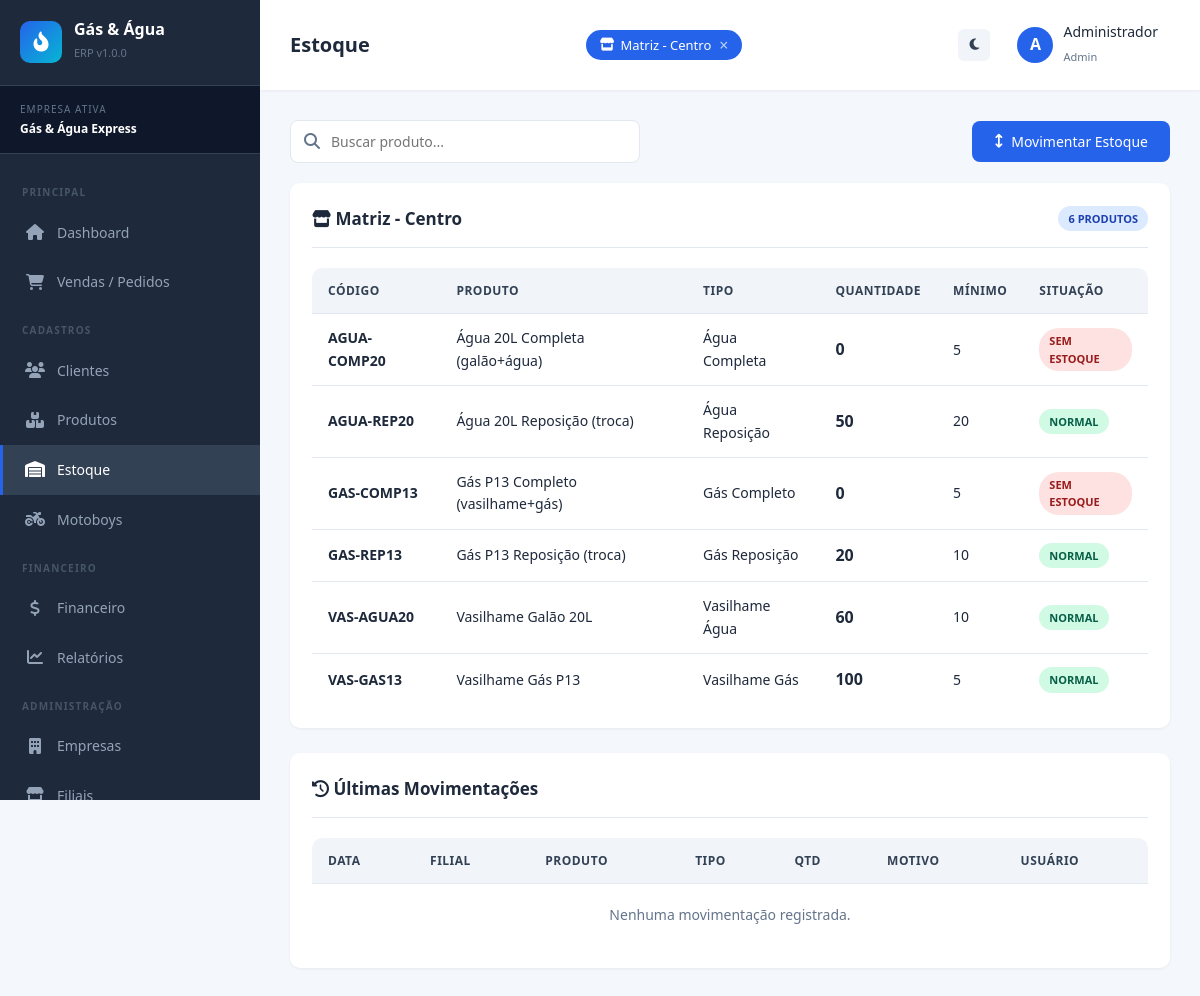
Page /pages/estoque.php (signed in) on the committed database.
### tables this page shows
CREATE TABLE IF NOT EXISTS empresas (
    id INT AUTO_INCREMENT PRIMARY KEY,
    nome VARCHAR(150) NOT NULL,
    cnpj VARCHAR(20) UNIQUE NOT NULL,
    endereco VARCHAR(255),
    telefone VARCHAR(20),
    email VARCHAR(100),
    logo VARCHAR(255) DEFAULT 'default-logo.png',
    cor_primaria VARCHAR(7) DEFAULT '#2563eb',
    status ENUM('ativo','inativo') DEFAULT 'ativo',
    criado_em TIMESTAMP DEFAULT CURRENT_TIMESTAMP
);

CREATE TABLE IF NOT EXISTS filiais (
    id INT AUTO_INCREMENT PRIMARY KEY,
    empresa_id INT NOT NULL,
    nome VARCHAR(150) NOT NULL,
    endereco VARCHAR(255),
    telefone VARCHAR(20),
    responsavel VARCHAR(150),
    status ENUM('ativo','inativo') DEFAULT 'ativo',
    criado_em TIMESTAMP DEFAULT CURRENT_TIMESTAMP,
    FOREIGN KEY (empresa_id) REFERENCES empresas(id) ON DELETE CASCADE
);

CREATE TABLE IF NOT EXISTS produtos (
    id INT AUTO_INCREMENT PRIMARY KEY,
    empresa_id INT NOT NULL,
    filial_id INT NOT NULL,
    codigo VARCHAR(50) NOT NULL,
    nome VARCHAR(150) NOT NULL,
    tipo ENUM('vasilhame_gas','vasilhame_agua','gas_reposicao','gas_completo','agua_reposicao','agua_completa','outro') NOT NULL,
    vasilhame_id INT DEFAULT NULL COMMENT 'Para reposição/completo: aponta para o vasilhame vinculado',
    preco_compra DECIMAL(10,2) DEFAULT 0,
    preco_venda DECIMAL(10,2) NOT NULL,
    unidade VARCHAR(20) DEFAULT 'UN',
    estoque_minimo INT DEFAULT 5,
    descricao TEXT,
    imagem VARCHAR(255) DEFAULT 'default-product.png',
    status ENUM('ativo','inativo') DEFAULT 'ativo',
    criado_em TIMESTAMP DEFAULT CURRENT_TIMESTAMP,
    FOREIGN KEY (empresa_id) REFERENCES empresas(id) ON DELETE CASCADE,
    FOREIGN KEY (filial_id) REFERENCES filiais(id) ON DELETE CASCADE,
    FOREIGN KEY (vasilhame_id) REFERENCES produtos(id) ON DELETE SET NULL
);

### includes/funcoes.php (called while the page is built, shortened)
<?php
function escapar($valor) {
    return htmlspecialchars($valor ?? '', ENT_QUOTES, 'UTF-8');
}
function tipoProdutoNome($tipo) {
    $tipos = [
        'vasilhame_gas'   => 'Vasilhame Gás',
        'vasilhame_agua'  => 'Vasilhame Água',
        'gas_reposicao'   => 'Gás Reposição',
        'gas_completo'    => 'Gás Completo',
        'agua_reposicao'  => 'Água Reposição',
        'agua_completa'   => 'Água Completa',
        'outro'           => 'Outro'
    ];
    return $tipos[$tipo] ?? $tipo;
}
function empresaAtiva() {
    return $_SESSION['empresa_id'] ?? null;
}
function filiaisAtivas() {
    if (!empty($_SESSION['filiais_ativas']) && is_array($_SESSION['filiais_ativas'])) {
        return $_SESSION['filiais_ativas'];
    }
    $f = $_SESSION['filial_id'] ?? null;
    return $f ? [$f] : [];
}

### pages/estoque.php (the view, shortened to what this page needs)
<?php
$titulo_pagina = "Estoque";
$menu_ativo = "estoque";
require_once '../includes/header.php';
$empresa_id = empresaAtiva();
$filiais_ativas_ids = filiaisAtivas();
$ids_str = implode(',', array_map('intval', $filiais_ativas_ids));
$sql_estoque = "
    SELECT p.id as produto_id, p.codigo, p.nome, p.tipo, p.estoque_minimo,
           COALESCE(e.quantidade, 0) as quantidade, p.filial_id, fil.nome as filial_nome
    FROM produtos p
    JOIN filiais fil ON fil.id = p.filial_id
    LEFT JOIN estoque e ON e.produto_id = p.id AND e.filial_id = p.filial_id
    WHERE p.empresa_id = {$empresa_id} AND p.status = 'ativo'
      AND p.filial_id IN ({$ids_str})
    ORDER BY fil.nome, p.nome
";
$estoque_result = $conn->query($sql_estoque);
$estoque_por_filial = [];
while ($row = $estoque_result->fetch_assoc()) {
    $fid = $row['filial_id'] ?? 0;
    if ($fid > 0) {
        $estoque_por_filial[$fid]['nome'] = $row['filial_nome'];
        $estoque_por_filial[$fid]['itens'][] = $row;
    }
}
$sql_hist = "
    SELECT me.*, p.nome as produto_nome, fil.nome as filial_nome, u.nome as usuario_nome
    FROM movimentacao_estoque me
    JOIN produtos p ON p.id = me.produto_id
    JOIN filiais fil ON fil.id = me.filial_id
    LEFT JOIN usuarios u ON u.id = me.usuario_id
    WHERE me.filial_id IN ({$ids_str})
    ORDER BY me.criado_em DESC
    LIMIT 50
";
$historico = $conn->query($sql_hist);
?>
<div class="toolbar">
    <div class="toolbar-search">
        <i class="fas fa-search"></i>
        <input type="text" id="busca" placeholder="Buscar produto..." class="form-control">
    </div>
    <button class="btn btn-primary" onclick="openModal('modalMovimentar')">
        <i class="fas fa-arrows-up-down"></i> Movimentar Estoque
    </button>
</div>
<?php foreach ($estoque_por_filial as $fid => $dados): ?>
<div class="card" style="margin-bottom: 20px;">
    <div class="card-header">
        <h3 class="card-title"><i class="fas fa-store"></i> <?= escapar($dados['nome']) ?></h3>
        <span class="badge badge-info"><?= count($dados['itens']) ?> produtos</span>
    </div>
    <div class="table-container" style="box-shadow:none;">
        <table class="table tabela-estoque">
            <thead>
                <tr>
                    <th>Código</th>
                    <th>Produto</th>
                    <th>Tipo</th>
                    <th>Quantidade</th>
                    <th>Mínimo</th>
                    <th>Situação</th>
                </tr>
            </thead>
            <tbody>
                <?php foreach ($dados['itens'] as $item): ?>
                <tr>
                    <td><strong><?= escapar($item['codigo']) ?></strong></td>
                    <td><?= escapar($item['nome']) ?></td>
                    <td><?= tipoProdutoNome($item['tipo']) ?></td>
                    <td>
                        <strong style="font-size:16px;"><?= (int)$item['quantidade'] ?></strong>
                    </td>
                    <td><?= (int)$item['estoque_minimo'] ?></td>
                    <td>
                        <?php
                        $qtd = (int)$item['quantidade'];
                        $min = (int)$item['estoque_minimo'];
                        if ($qtd <= 0) {
                            echo '<span class="badge badge-danger">Sem Estoque</span>';
                        } elseif ($qtd <= $min) {
                            echo '<span class="badge badge-warning">Estoque Baixo</span>';
                        } else {
                            echo '<span class="badge badge-success">Normal</span>';
                        }
                        ?>
                    </td>
                </tr>
                <?php endforeach; ?>
            </tbody>
        </table>
    </div>
</div>
<?php endforeach; ?>
<div class="card" style="margin-top: 25px;">
    <div class="card-header">
        <h3 class="card-title"><i class="fas fa-clock-rotate-left"></i> Últimas Movimentações</h3>
    </div>
    <div class="table-container" style="box-shadow:none;">
        <table class="table">
            <thead>
                <tr>
                    <th>Data</th>
                    <th>Filial</th>
                    <th>Produto</th>
                    <th>Tipo</th>
                    <th>Qtd</th>
                    <th>Motivo</th>
                    <th>Usuário</th>
                </tr>
            </thead>
            <tbody>
                <?php if ($historico->num_rows == 0): ?>
                    <tr><td colspan="7" style="text-align:center; padding:20px; color:#64748b;">Nenhuma movimentação registrada.</td></tr>
                <?php endif; ?>
            </tbody>
        </table>
    </div>
</div>
<?php require_once '../includes/footer.php'; ?>

### includes/header.php (shortened to what this page needs)
<?php
require_once dirname(__DIR__) . '/config/config.php';
require_once dirname(__DIR__) . '/includes/funcoes.php';
$empresa_atual = null;
if (!empty($_SESSION['empresa_id'])) {
    $stmt = $conn->prepare("SELECT nome FROM empresas WHERE id = ?");
    $stmt->bind_param("i", $_SESSION['empresa_id']);
    $stmt->execute();
    $empresa_atual = $stmt->get_result()->fetch_assoc();
}
$todas_filiais = [];
if (!empty($_SESSION['empresa_id'])) {
    $res = $conn->query("SELECT id, nome FROM filiais WHERE empresa_id = {$_SESSION['empresa_id']} AND status = 'ativo' ORDER BY nome");
    while ($f = $res->fetch_assoc()) {
        $todas_filiais[] = $f;
    }
}
$filiais_ativas = $_SESSION['filiais_ativas'] ?? [];
$titulo_pagina = $titulo_pagina ?? 'Dashboard';
$menu_ativo = $menu_ativo ?? '';
?>
<!DOCTYPE html>
<html lang="pt-br">
<head>
    <link rel="stylesheet" href="<?= BASE_URL ?>assets/css/style.css">
    <link rel="stylesheet" href="https://cdnjs.cloudflare.com/ajax/libs/font-awesome/6.4.0/css/all.min.css">
</head>
<body>
<div class="layout">
    <aside class="sidebar">
        <div class="sidebar-header">
            <div class="logo-icon"><i class="fas fa-fire-flame-curved"></i></div>
            <div>
                <h3>Gás & Água</h3>
                <small>ERP v<?= SISTEMA_VERSAO ?></small>
            </div>
        </div>
        <?php if ($empresa_atual): ?>
        <div class="sidebar-empresa">
            <div class="label">Empresa Ativa</div>
            <div class="nome"><?= escapar($empresa_atual['nome']) ?></div>
        </div>
        <?php endif; ?>
        <ul class="sidebar-menu">
            <li class="titulo-secao">Principal</li>
            <li>
                <a href="<?= BASE_URL ?>pages/dashboard.php" class="<?= $menu_ativo=='dashboard'?'active':'' ?>">
                    <span class="menu-icon"><i class="fas fa-house"></i></span> Dashboard
                </a>
            </li>
            <li>
                <a href="<?= BASE_URL ?>pages/vendas.php" class="<?= $menu_ativo=='vendas'?'active':'' ?>">
                    <span class="menu-icon"><i class="fas fa-cart-shopping"></i></span> Vendas / Pedidos
                </a>
            </li>
            <li class="titulo-secao">Cadastros</li>
            <li>
                <a href="<?= BASE_URL ?>pages/clientes.php" class="<?= $menu_ativo=='clientes'?'active':'' ?>">
                    <span class="menu-icon"><i class="fas fa-users"></i></span> Clientes
                </a>
            </li>
            <li>
                <a href="<?= BASE_URL ?>pages/produtos.php" class="<?= $menu_ativo=='produtos'?'active':'' ?>">
                    <span class="menu-icon"><i class="fas fa-boxes-stacked"></i></span> Produtos
                </a>
            </li>
            <li>
                <a href="<?= BASE_URL ?>pages/estoque.php" class="<?= $menu_ativo=='estoque'?'active':'' ?>">
                    <span class="menu-icon"><i class="fas fa-warehouse"></i></span> Estoque
                </a>
            </li>
            <li>
                <a href="<?= BASE_URL ?>pages/motoboys.php" class="<?= $menu_ativo=='motoboys'?'active':'' ?>">
                    <span class="menu-icon"><i class="fas fa-motorcycle"></i></span> Motoboys
                </a>
            </li>
            <li class="titulo-secao">Financeiro</li>
            <li>
                <a href="<?= BASE_URL ?>pages/financeiro.php" class="<?= $menu_ativo=='financeiro'?'active':'' ?>">
                    <span class="menu-icon"><i class="fas fa-dollar-sign"></i></span> Financeiro
                </a>
            </li>
            <li>
                <a href="<?= BASE_URL ?>pages/relatorios.php" class="<?= $menu_ativo=='relatorios'?'active':'' ?>">
                    <span class="menu-icon"><i class="fas fa-chart-line"></i></span> Relatórios
                </a>
            </li>
            <?php if ($_SESSION['perfil'] === 'admin'): ?>
            <li class="titulo-secao">Administração</li>
            <li>
                <a href="<?= BASE_URL ?>pages/empresas.php" class="<?= $menu_ativo=='empresas'?'active':'' ?>">
                    <span class="menu-icon"><i class="fas fa-building"></i></span> Empresas
                </a>
            </li>
            <li>
                <a href="<?= BASE_URL ?>pages/filiais.php" class="<?= $menu_ativo=='filiais'?'active':'' ?>">
                    <span class="menu-icon"><i class="fas fa-store"></i></span> Filiais
                </a>
            </li>
            <?php endif; ?>
        </ul>
    </aside>
    <main class="main">
        <div class="topbar">
            <div style="display:flex; align-items:center; gap:15px;">
                <h1><?= $titulo_pagina ?></h1>
            </div>
            <div class="filiais-chips">
                <?php foreach ($todas_filiais as $f):
                    $ativa = in_array($f['id'], $filiais_ativas);
                ?>
                    <a href="?toggle_filial=<?= $f['id'] ?><?= !empty($_GET) ? '&' . http_build_query(array_diff_key($_GET, ['toggle_filial'=>''])) : '' ?>"
                       class="filial-chip <?= $ativa ? 'active' : '' ?>"
                       title="<?= $ativa ? 'Clique para ocultar' : 'Clique para exibir' ?>">
                        <i class="fas fa-store"></i>
                        <?= escapar($f['nome']) ?>
                        <?php if ($ativa): ?>
                            <span class="chip-x">&times;</span>
                        <?php endif; ?>
                    </a>
                <?php endforeach; ?>
            </div>
            <div class="topbar-actions">
                <button onclick="toggleDarkMode()" class="btn-icon" style="background:#f1f5f9; color:#334155;" title="Modo escuro">
                    <i class="fas fa-moon"></i>
                </button>
                <div class="topbar-user">
                    <div class="avatar"><?= strtoupper(substr($_SESSION['usuario_nome'] ?? 'U', 0, 1)) ?></div>
                    <div>
                        <div class="nome"><?= escapar($_SESSION['usuario_nome'] ?? '') ?></div>
                        <small style="color:#64748b; font-size:11px;"><?= ucfirst($_SESSION['perfil'] ?? '') ?></small>
                    </div>
                </div>
            </div>
        </div>
        <div class="content">

### includes/header.php (style rules this page uses)
.filiais-chips { display: flex; gap: 8px; flex-wrap: wrap; align-items: center; }
.filial-chip { display: inline-flex; align-items: center; gap: 6px; padding: 5px 14px; border-radius: 20px; font-size: 13px; font-weight: 500; text-decoration: none; transition: all 0.2s; cursor: pointer; border: 2px solid var(--border); color: var(--text-muted); background: var(--bg-light); }
.filial-chip.active { background: var(--primary); color: white; border-color: var(--primary); }
.chip-x { font-size: 16px; line-height: 1; margin-left: 2px; opacity: 0.7; }
.topbar { flex-wrap: wrap; gap: 10px; }

### rows in the picture
empresas: nome "Gás & Água Express"
filiais: nome "Matriz - Centro"
produtos: codigo "AGUA-COMP20", nome "Água 20L Completa (galão+água)", tipo "Água Completa", quantidade "0", estoque_minimo "5", shows "SEM ESTOQUE"
produtos: codigo "AGUA-REP20", nome "Água 20L Reposição (troca)", tipo "Água Reposição", quantidade "50", estoque_minimo "20", shows "NORMAL"
produtos: codigo "GAS-COMP13", nome "Gás P13 Completo (vasilhame+gás)", tipo "Gás Completo", quantidade "0", estoque_minimo "5", shows "SEM ESTOQUE"
produtos: codigo "GAS-REP13", nome "Gás P13 Reposição (troca)", tipo "Gás Reposição", quantidade "20", estoque_minimo "10", shows "NORMAL"
produtos: codigo "VAS-AGUA20", nome "Vasilhame Galão 20L", tipo "Vasilhame Água", quantidade "60", estoque_minimo "10", shows "NORMAL"
produtos: codigo "VAS-GAS13", nome "Vasilhame Gás P13", tipo "Vasilhame Gás", quantidade "100", estoque_minimo "5", shows "NORMAL"

### other values in the picture
SISTEMA_VERSAO "1.0.0"
$titulo_pagina "Estoque"
substr($_SESSION['usuario_nome'] ?? 'U', 0, 1) "A"
escapar($_SESSION['usuario_nome'] ?? '') "Administrador"
$_SESSION['perfil'] "Admin"
escapar($dados['nome']) "Matriz - Centro"
count($dados['itens']) "6"
